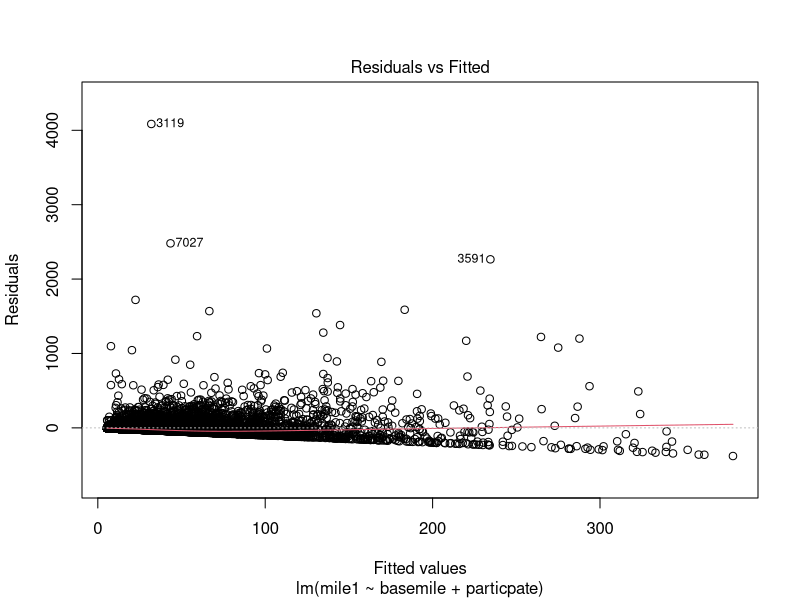
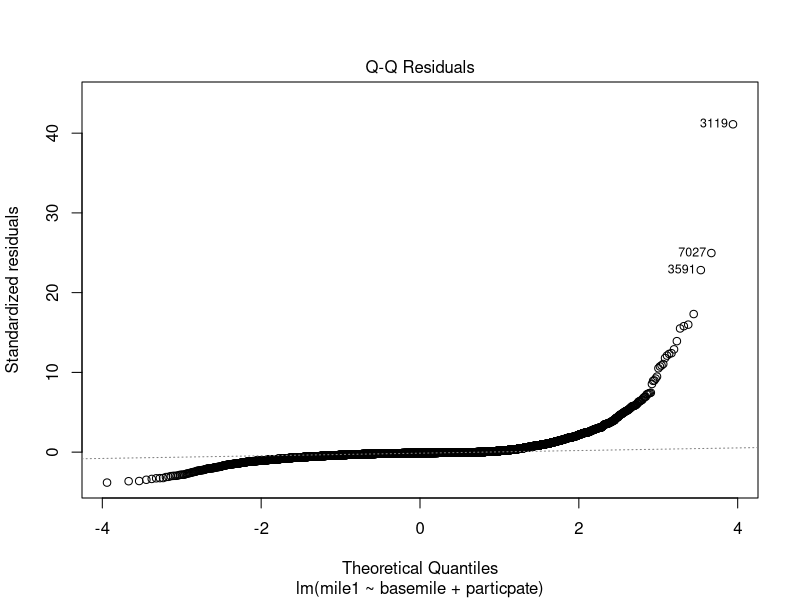
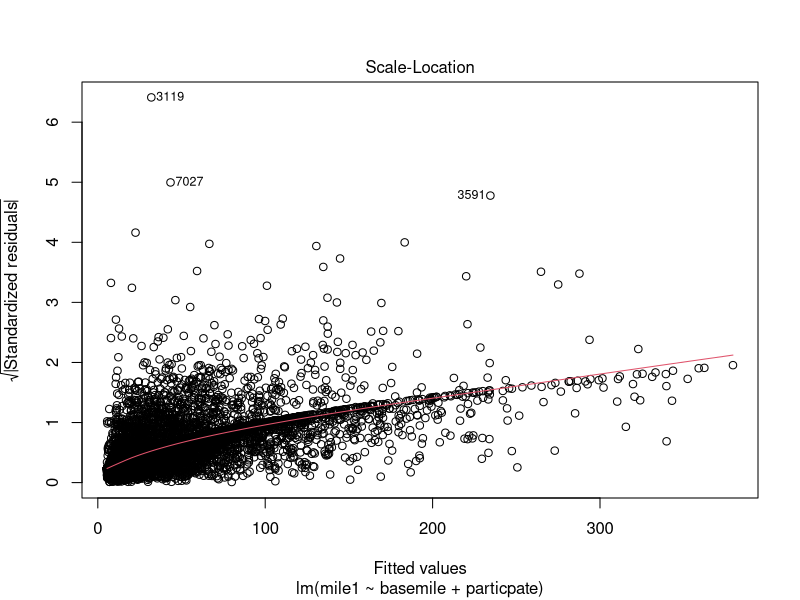
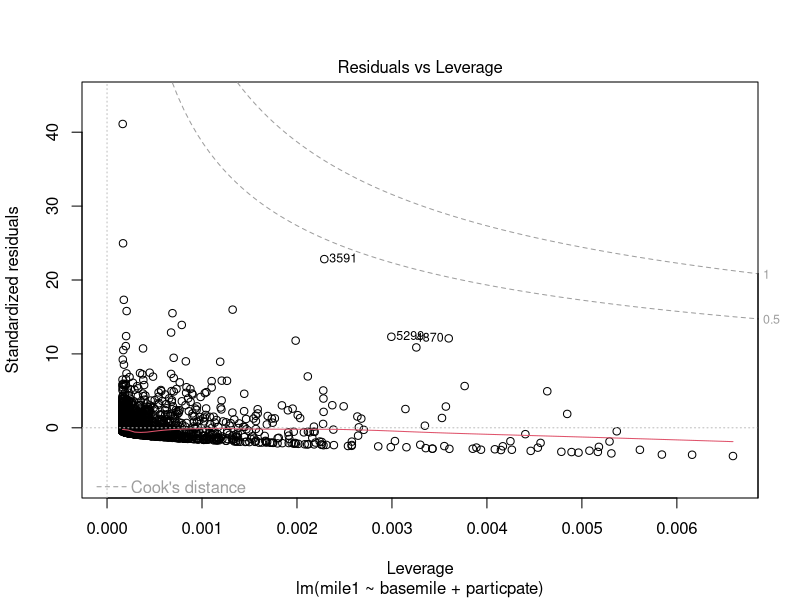
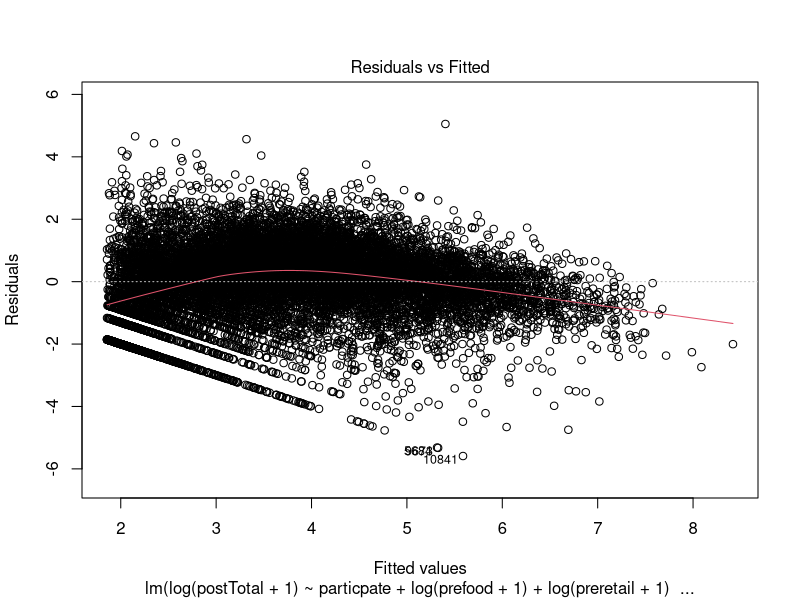
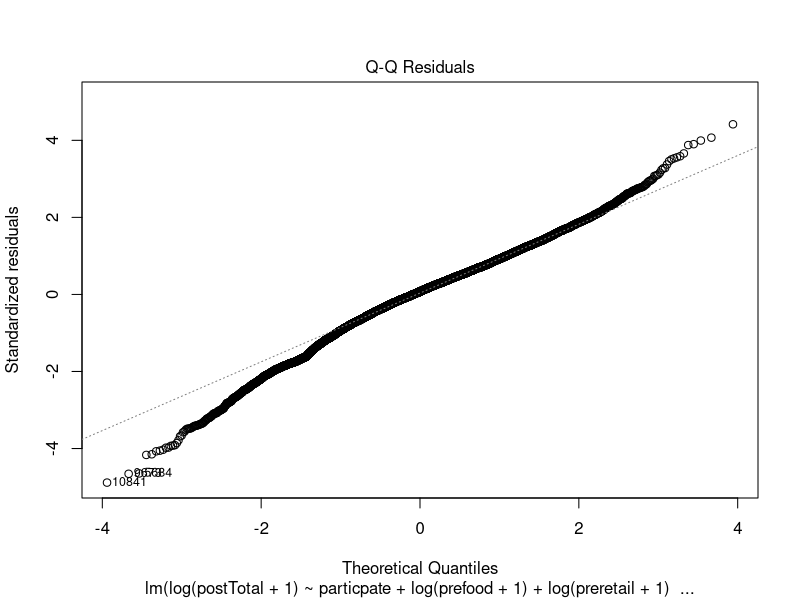
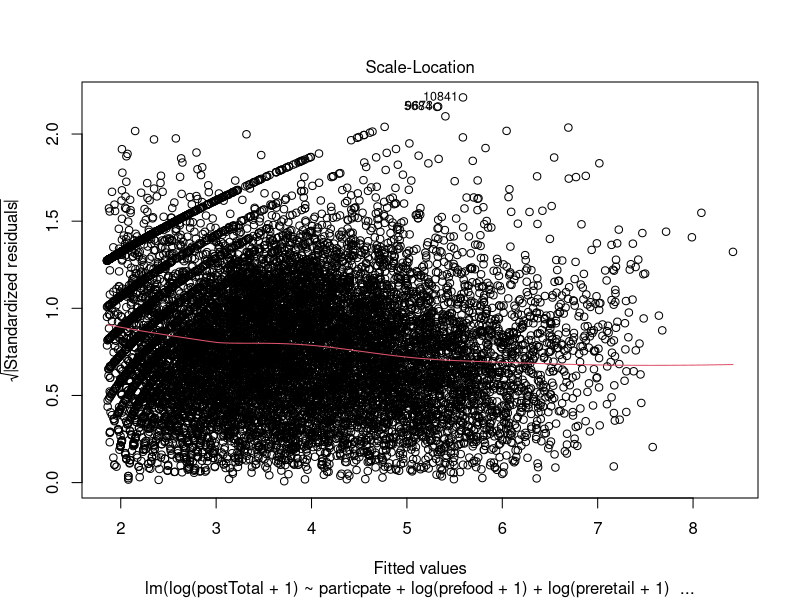
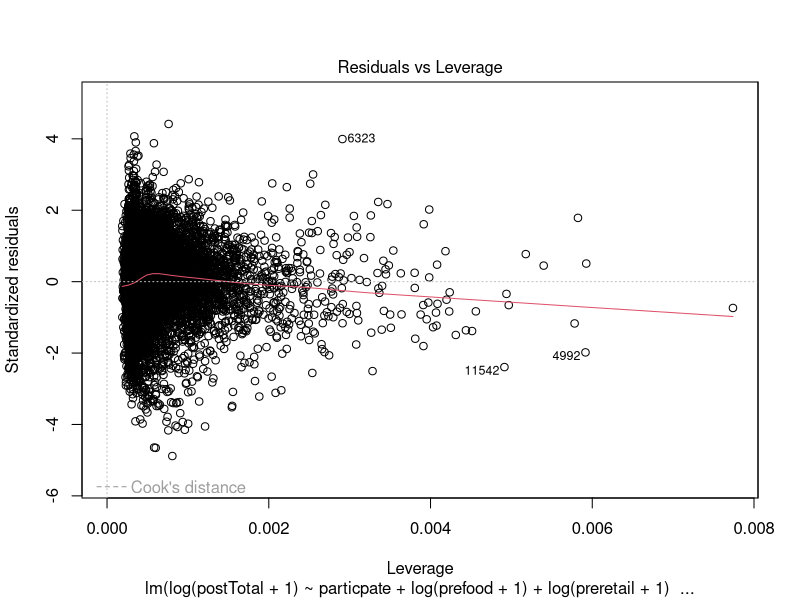

Recreate these plots in R, in order.
library(car);

purchase=read.csv("party.csv")
head(purchase,20)
attach(purchase)

round(cor(purchase), 2);
# plot(purchase)

purchase$postTotal = mile1 + mile2 + mile3 + mile4;
purchase$diffRatio = (purchase$postTotal - basemile)/basemile;
attach(purchase)

plot(lm(mile1~basemile+particpate))

fit1=lm(log(mile1+1)~particpate+log(prefood+1)+log(preretail+1)+log(preother+1)+log(prebank+1)+log(pregas+1));


fit2=lm(log(mile2+1)~particpate+log(prefood+1)+log(preretail+1)+log(preother+1)+log(prebank+1)+log(pregas+1));
fit3=lm(log(mile3+1)~particpate+log(prefood+1)+log(preretail+1)+log(preother+1)+log(prebank+1)+log(pregas+1));
fit4=lm(log(mile4+1)~particpate+log(prefood+1)+log(preretail+1)+log(preother+1)+log(prebank+1)+log(pregas+1));

fit5=lm(log(postTotal+1)~particpate+log(prefood+1)+log(preretail+1)+log(preother+1)+log(prebank+1)+log(pregas+1));
plot(fit5)

fit6=lm(log(postTotal+1)~particpate+log(prefood+1)+log(preretail+1)+log(preother+1)+log(prebank+1)+log(pregas+1)
+I(log(prefood+1)^2)+I(log(preretail+1)^2)+I(log(preother+1)^2)+I(log(prebank+1)^2)+I(log(pregas+1)^2)
);
plot(fit6)

# fit21=lm(log(mile1+1)~log(basemile+1)+elaboration)
# fit22=lm(log(mile2+1)~log(basemile+1)+elaboration);
# fit23=lm(log(mile3+1)~log(basemile+1)+elaboration);
# fit24=lm(log(mile4+1)~log(basemile+1)+elaboration);


summary(fit1)
summary(fit2)
summary(fit3)
summary(fit4)
summary(fit5)

# summary(fit21)
# summary(fit22)
# summary(fit23)
# summary(fit24)